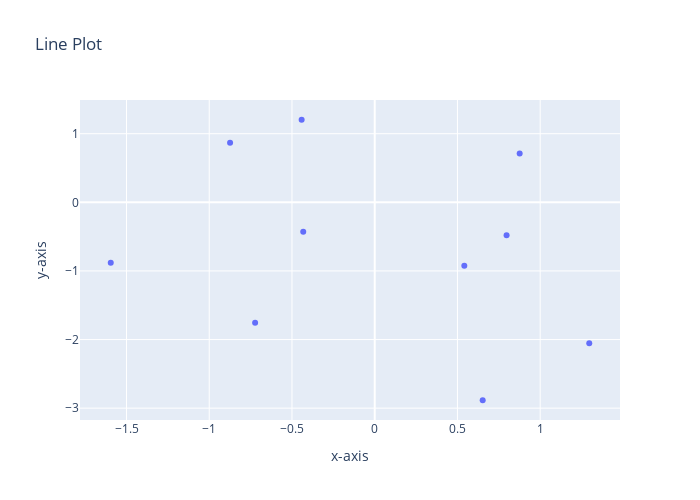

The code cell stored with this chart in its notebook:
### Code cell
fig = px.scatter(df, x='x-axis', y='y-axis', width=700, height=500, title="Line Plot")
fig.show()

### Figure 1 — Plotly figure (JSON) as saved in the notebook; plotly's stock layout.template omitted (floating-point values rounded to 4 significant figures)
{"data": [{"hovertemplate": "x-axis=%{x}<br>y-axis=%{y}<extra></extra>", "legendgroup": "", "marker": {"color": "#636efa", "symbol": "circle"}, "mode": "markers", "name": "", "orientation": "v", "showlegend": false, "type": "scatter", "x": [1.297, 0.6526, -0.4415, 0.5415, -1.595, -0.874, -0.4319, 0.797, 0.8761, -0.7227], "xaxis": "x", "y": [-2.054, -2.885, 1.203, -0.9233, -0.8808, 0.8693, -0.4295, -0.4785, 0.7126, -1.754], "yaxis": "y"}], "layout": {"height": 500, "legend": {"tracegroupgap": 0}, "title": {"text": "Line Plot"}, "width": 700, "xaxis": {"anchor": "y", "domain": [0, 1], "title": {"text": "x-axis"}}, "yaxis": {"anchor": "x", "domain": [0, 1], "title": {"text": "y-axis"}}}}
